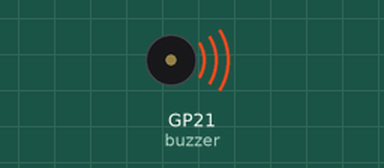
A program run on a simulated Raspberry Pi Pico running MicroPython. On the bench: buzzer (waves = sounding, pin HIGH).

Above: at 0.2 s.
Timing chart, 0 to 3.0 s (numbered marks = the images above):
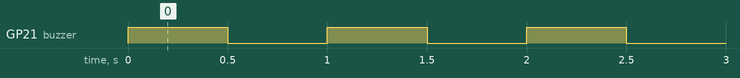

Measured:
- by itself, GP21 (buzzer): alternates HIGH for 0.50 s and LOW for 0.50 s

The program:

main.py
```python
# Alumno: Gutierrez Vizcarra Daniel 19210503
# Circuito que prende una bocina.

from machine import Pin
import utime
buzzer = Pin(21,Pin.OUT)

while True:
  buzzer.on()
  utime.sleep_ms(500)
  buzzer.off()
  utime.sleep_ms(500)
```
